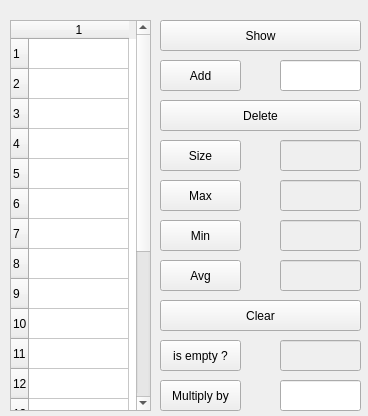
<?xml version="1.0" encoding="UTF-8"?>
<ui version="4.0">
 <class>MainWindow</class>
 <widget class="QMainWindow" name="MainWindow">
  <property name="geometry">
   <rect>
    <x>0</x>
    <y>0</y>
    <width>368</width>
    <height>416</height>
   </rect>
  </property>
  <property name="windowTitle">
   <string>MainWindow</string>
  </property>
  <widget class="QWidget" name="centralwidget">
   <widget class="QTableWidget" name="tableWidget">
    <property name="geometry">
     <rect>
      <x>10</x>
      <y>20</y>
      <width>141</width>
      <height>391</height>
     </rect>
    </property>
    <property name="rowCount">
     <number>20</number>
    </property>
    <property name="columnCount">
     <number>1</number>
    </property>
    <row/>
    <row/>
    <row/>
    <row/>
    <row/>
    <row/>
    <row/>
    <row/>
    <row/>
    <row/>
    <row/>
    <row/>
    <row/>
    <row/>
    <row/>
    <row/>
    <row/>
    <row/>
    <row/>
    <row/>
    <column/>
   </widget>
   <widget class="QPushButton" name="pushButton">
    <property name="geometry">
     <rect>
      <x>160</x>
      <y>60</y>
      <width>81</width>
      <height>31</height>
     </rect>
    </property>
    <property name="text">
     <string>Add</string>
    </property>
   </widget>
   <widget class="QLineEdit" name="lineEdit">
    <property name="geometry">
     <rect>
      <x>280</x>
      <y>60</y>
      <width>81</width>
      <height>31</height>
     </rect>
    </property>
   </widget>
   <widget class="QPushButton" name="pushButton_2">
    <property name="geometry">
     <rect>
      <x>160</x>
      <y>100</y>
      <width>201</width>
      <height>31</height>
     </rect>
    </property>
    <property name="text">
     <string>Delete</string>
    </property>
   </widget>
   <widget class="QLineEdit" name="lineEdit_2">
    <property name="enabled">
     <bool>false</bool>
    </property>
    <property name="geometry">
     <rect>
      <x>280</x>
      <y>140</y>
      <width>81</width>
      <height>31</height>
     </rect>
    </property>
   </widget>
   <widget class="QPushButton" name="pushButton_3">
    <property name="geometry">
     <rect>
      <x>160</x>
      <y>140</y>
      <width>81</width>
      <height>31</height>
     </rect>
    </property>
    <property name="text">
     <string>Size</string>
    </property>
   </widget>
   <widget class="QPushButton" name="pushButton_4">
    <property name="geometry">
     <rect>
      <x>160</x>
      <y>20</y>
      <width>201</width>
      <height>31</height>
     </rect>
    </property>
    <property name="text">
     <string>Show</string>
    </property>
   </widget>
   <widget class="QLineEdit" name="lineEdit_3">
    <property name="enabled">
     <bool>false</bool>
    </property>
    <property name="geometry">
     <rect>
      <x>280</x>
      <y>180</y>
      <width>81</width>
      <height>31</height>
     </rect>
    </property>
    <property name="text">
     <string/>
    </property>
   </widget>
   <widget class="QPushButton" name="pushButton_5">
    <property name="geometry">
     <rect>
      <x>160</x>
      <y>180</y>
      <width>81</width>
      <height>31</height>
     </rect>
    </property>
    <property name="text">
     <string>Max</string>
    </property>
   </widget>
   <widget class="QLineEdit" name="lineEdit_4">
    <property name="enabled">
     <bool>false</bool>
    </property>
    <property name="geometry">
     <rect>
      <x>280</x>
      <y>220</y>
      <width>81</width>
      <height>31</height>
     </rect>
    </property>
    <property name="text">
     <string/>
    </property>
   </widget>
   <widget class="QPushButton" name="pushButton_6">
    <property name="geometry">
     <rect>
      <x>160</x>
      <y>220</y>
      <width>81</width>
      <height>31</height>
     </rect>
    </property>
    <property name="text">
     <string>Min</string>
    </property>
   </widget>
   <widget class="QLineEdit" name="lineEdit_5">
    <property name="enabled">
     <bool>false</bool>
    </property>
    <property name="geometry">
     <rect>
      <x>280</x>
      <y>260</y>
      <width>81</width>
      <height>31</height>
     </rect>
    </property>
    <property name="text">
     <string/>
    </property>
   </widget>
   <widget class="QPushButton" name="pushButton_7">
    <property name="geometry">
     <rect>
      <x>160</x>
      <y>260</y>
      <width>81</width>
      <height>31</height>
     </rect>
    </property>
    <property name="text">
     <string>Avg</string>
    </property>
   </widget>
   <widget class="QPushButton" name="pushButton_8">
    <property name="geometry">
     <rect>
      <x>160</x>
      <y>300</y>
      <width>201</width>
      <height>31</height>
     </rect>
    </property>
    <property name="text">
     <string>Clear</string>
    </property>
   </widget>
   <widget class="QPushButton" name="pushButton_9">
    <property name="geometry">
     <rect>
      <x>160</x>
      <y>340</y>
      <width>81</width>
      <height>31</height>
     </rect>
    </property>
    <property name="text">
     <string>is empty ?</string>
    </property>
   </widget>
   <widget class="QLineEdit" name="lineEdit_6">
    <property name="enabled">
     <bool>false</bool>
    </property>
    <property name="geometry">
     <rect>
      <x>280</x>
      <y>340</y>
      <width>81</width>
      <height>31</height>
     </rect>
    </property>
    <property name="text">
     <string/>
    </property>
   </widget>
   <widget class="QLineEdit" name="lineEdit_7">
    <property name="geometry">
     <rect>
      <x>280</x>
      <y>380</y>
      <width>81</width>
      <height>31</height>
     </rect>
    </property>
   </widget>
   <widget class="QPushButton" name="pushButton_10">
    <property name="geometry">
     <rect>
      <x>160</x>
      <y>380</y>
      <width>81</width>
      <height>31</height>
     </rect>
    </property>
    <property name="text">
     <string>Multiply by</string>
    </property>
   </widget>
  </widget>
 </widget>
 <resources/>
 <connections/>
</ui>
